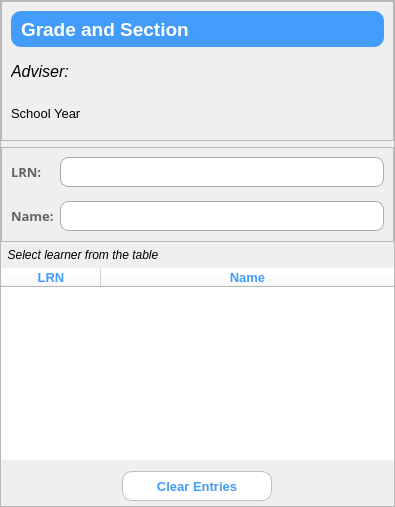
    <widget class="QFrame" name="leftframe">
     <property name="minimumSize">
      <size>
       <width>395</width>
       <height>0</height>
      </size>
     </property>
     <property name="maximumSize">
      <size>
       <width>395</width>
       <height>16777215</height>
      </size>
     </property>
     <property name="frameShape">
      <enum>QFrame::StyledPanel</enum>
     </property>
     <property name="frameShadow">
      <enum>QFrame::Raised</enum>
     </property>
     <layout class="QVBoxLayout" name="verticalLayout_2">
      <property name="leftMargin">
       <number>0</number>
      </property>
      <property name="topMargin">
       <number>0</number>
      </property>
      <property name="rightMargin">
       <number>0</number>
      </property>
      <property name="bottomMargin">
       <number>0</number>
      </property>
      <item>
       <widget class="QFrame" name="frame_4">
        <property name="minimumSize">
         <size>
          <width>0</width>
          <height>140</height>
         </size>
        </property>
        <property name="maximumSize">
         <size>
          <width>16777215</width>
          <height>170</height>
         </size>
        </property>
        <property name="frameShape">
         <enum>QFrame::StyledPanel</enum>
        </property>
        <property name="frameShadow">
         <enum>QFrame::Raised</enum>
        </property>
        <layout class="QVBoxLayout" name="verticalLayout">
         <item>
          <widget class="QLabel" name="gradeSecAttOb">
           <property name="font">
            <font>
             <family>Segoe UI</family>
             <pointsize>14</pointsize>
             <italic>false</italic>
             <bold>true</bold>
            </font>
           </property>
           <property name="styleSheet">
            <string notr="true">QLabel{
	background-color: rgb(67, 156, 250);
    border-radius: 10px;
	color: rgb(255,255,255);
	padding: 5px;
}</string>
           </property>
           <property name="text">
            <string>Grade and Section</string>
           </property>
          </widget>
         </item>
         <item>
          <widget class="QLabel" name="advAttOb">
           <property name="font">
            <font>
             <family>Segoe UI</family>
             <pointsize>12</pointsize>
             <italic>true</italic>
             <bold>false</bold>
            </font>
           </property>
           <property name="text">
            <string>Adviser: </string>
           </property>
          </widget>
         </item>
         <item>
          <widget class="QLabel" name="syAttOb">
           <property name="font">
            <font>
             <family>Segoe UI</family>
             <pointsize>10</pointsize>
             <bold>false</bold>
            </font>
           </property>
           <property name="text">
            <string>School Year</string>
           </property>
          </widget>
         </item>
        </layout>
       </widget>
      </item>
      <item>
       <widget class="QFrame" name="frame_3">
        <property name="minimumSize">
         <size>
          <width>0</width>
          <height>95</height>
         </size>
        </property>
        <property name="maximumSize">
         <size>
          <width>16777215</width>
          <height>95</height>
         </size>
        </property>
        <property name="frameShape">
         <enum>QFrame::StyledPanel</enum>
        </property>
        <property name="frameShadow">
         <enum>QFrame::Raised</enum>
        </property>
        <layout class="QFormLayout" name="formLayout">
         <property name="verticalSpacing">
          <number>14</number>
         </property>
         <item row="0" column="0">
          <widget class="QLabel" name="label">
           <property name="font">
            <font>
             <family>Poppins SemiBold</family>
             <pointsize>10</pointsize>
             <bold>true</bold>
            </font>
           </property>
           <property name="styleSheet">
            <string notr="true">QLabel{
	color: rgb(100, 100, 100);
}</string>
           </property>
           <property name="text">
            <string>LRN:</string>
           </property>
          </widget>
         </item>
         <item row="1" column="0">
          <widget class="QLabel" name="label_2">
           <property name="font">
            <font>
             <family>Poppins SemiBold</family>
             <pointsize>10</pointsize>
             <bold>true</bold>
            </font>
           </property>
           <property name="styleSheet">
            <string notr="true">QLabel{
	color: rgb(100, 100, 100);
}</string>
           </property>
           <property name="text">
            <string>Name:</string>
           </property>
          </widget>
         </item>
         <item row="0" column="1">
          <widget class="QLabel" name="lrn_AttOb">
           <property name="minimumSize">
            <size>
             <width>0</width>
             <height>30</height>
            </size>
           </property>
           <property name="maximumSize">
            <size>
             <width>16777215</width>
             <height>30</height>
            </size>
           </property>
           <property name="font">
            <font>
             <pointsize>11</pointsize>
             <bold>true</bold>
            </font>
           </property>
           <property name="styleSheet">
            <string notr="true">QLabel{
border-radius: 8px;
border: 1px solid rgb(170, 170, 170);
	background-color: rgb(255, 255, 255);
}
</string>
           </property>
           <property name="text">
            <string/>
           </property>
          </widget>
         </item>
         <item row="1" column="1">
          <widget class="QLabel" name="name_AttOb">
           <property name="minimumSize">
            <size>
             <width>0</width>
             <height>30</height>
            </size>
           </property>
           <property name="maximumSize">
            <size>
             <width>16777215</width>
             <height>30</height>
            </size>
           </property>
           <property name="font">
            <font>
             <pointsize>11</pointsize>
             <bold>true</bold>
            </font>
           </property>
           <property name="styleSheet">
            <string notr="true">QLabel{
border-radius: 8px;
border: 1px solid rgb(170, 170, 170);
	background-color: rgb(255, 255, 255);
}
</string>
           </property>
           <property name="text">
            <string/>
           </property>
          </widget>
         </item>
        </layout>
       </widget>
      </item>
      <item>
       <widget class="QLabel" name="label_6">
        <property name="font">
         <font>
          <pointsize>9</pointsize>
          <italic>true</italic>
         </font>
        </property>
        <property name="text">
         <string>  Select learner from the table</string>
        </property>
       </widget>
      </item>
      <item>
       <widget class="QTableWidget" name="studentAttObTable">
        <property name="styleSheet">
         <string notr="true">QTableWidget{
border: none;
	background-color: rgb(255, 255, 255);
}
QFrame{
	background-color:  rgb(255, 255, 255);
    border: none;
}

QTableView::item:selected  {
	color: rgb(255, 255, 255);
	background-color: rgb(67, 156, 250);
}

</string>
        </property>
        <property name="selectionMode">
         <enum>QAbstractItemView::SingleSelection</enum>
        </property>
        <property name="selectionBehavior">
         <enum>QAbstractItemView::SelectRows</enum>
        </property>
        <attribute name="horizontalHeaderStretchLastSection">
         <bool>true</bool>
        </attribute>
        <attribute name="verticalHeaderVisible">
         <bool>false</bool>
        </attribute>
        <column>
         <property name="text">
          <string>LRN</string>
         </property>
         <property name="font">
          <font>
           <pointsize>10</pointsize>
           <bold>true</bold>
          </font>
         </property>
         <property name="foreground">
          <brush brushstyle="SolidPattern">
           <color alpha="255">
            <red>67</red>
            <green>156</green>
            <blue>250</blue>
           </color>
          </brush>
         </property>
        </column>
        <column>
         <property name="text">
          <string>Name</string>
         </property>
         <property name="font">
          <font>
           <pointsize>10</pointsize>
           <bold>true</bold>
          </font>
         </property>
         <property name="foreground">
          <brush brushstyle="SolidPattern">
           <color alpha="255">
            <red>67</red>
            <green>156</green>
            <blue>250</blue>
           </color>
          </brush>
         </property>
        </column>
       </widget>
      </item>
      <item>
       <widget class="QFrame" name="frame_5">
        <property name="minimumSize">
         <size>
          <width>0</width>
          <height>40</height>
         </size>
        </property>
        <property name="styleSheet">
         <string notr="true">QPushButton{
	color: rgb(67, 156, 250);
	border-radius: 10px;
	border: 1px solid rgb(191, 191, 191);
	background-color: rgb(255, 255, 255);
}
QPushButton:hover{
	background-color: rgb(222, 222, 222);
	border: none;
}
QPushButton:focus{
background-color: rgb(67, 156, 250);
	color: rgb(255, 255, 255);
 	border-radius: 10px;
}</string>
        </property>
        <property name="frameShape">
         <enum>QFrame::NoFrame</enum>
        </property>
        <property name="frameShadow">
         <enum>QFrame::Raised</enum>
        </property>
        <layout class="QHBoxLayout" name="horizontalLayout_2">
         <property name="leftMargin">
          <number>12</number>
         </property>
         <property name="topMargin">
          <number>0</number>
         </property>
         <property name="rightMargin">
          <number>12</number>
         </property>
         <property name="bottomMargin">
          <number>0</number>
         </property>
         <item>
          <widget class="QPushButton" name="delAllBtn">
           <property name="minimumSize">
            <size>
             <width>150</width>
             <height>30</height>
            </size>
           </property>
           <property name="maximumSize">
            <size>
             <width>150</width>
             <height>30</height>
            </size>
           </property>
           <property name="font">
            <font>
             <family>Segoe UI</family>
             <pointsize>10</pointsize>
             <bold>true</bold>
            </font>
           </property>
           <property name="cursor">
            <cursorShape>PointingHandCursor</cursorShape>
           </property>
           <property name="styleSheet">
            <string notr="true"/>
           </property>
           <property name="text">
            <string>Clear Entries</string>
           </property>
          </widget>
         </item>
        </layout>
       </widget>
      </item>
     </layout>
    </widget>
